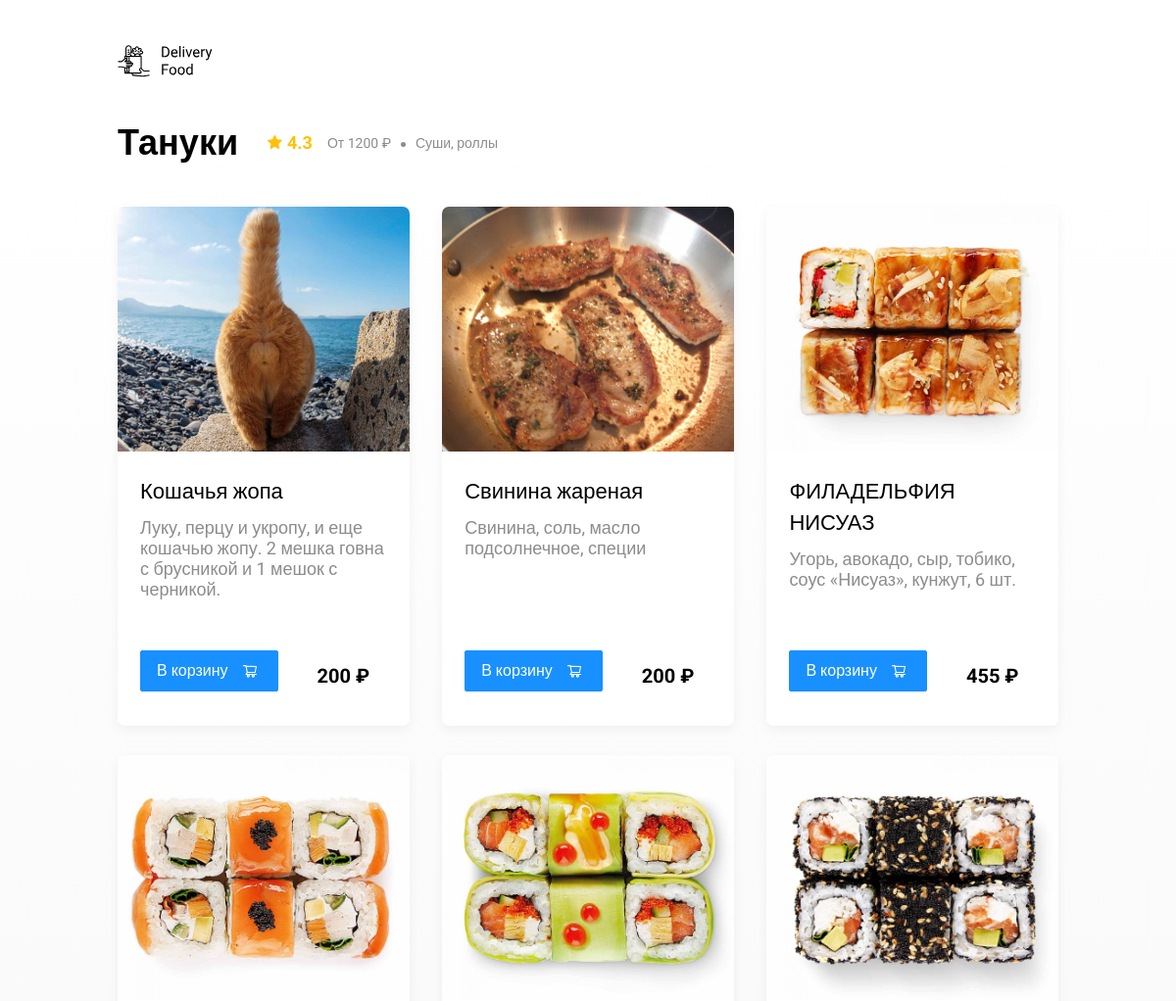
Before: /restaurants/2/ (upper part) with the older database file.
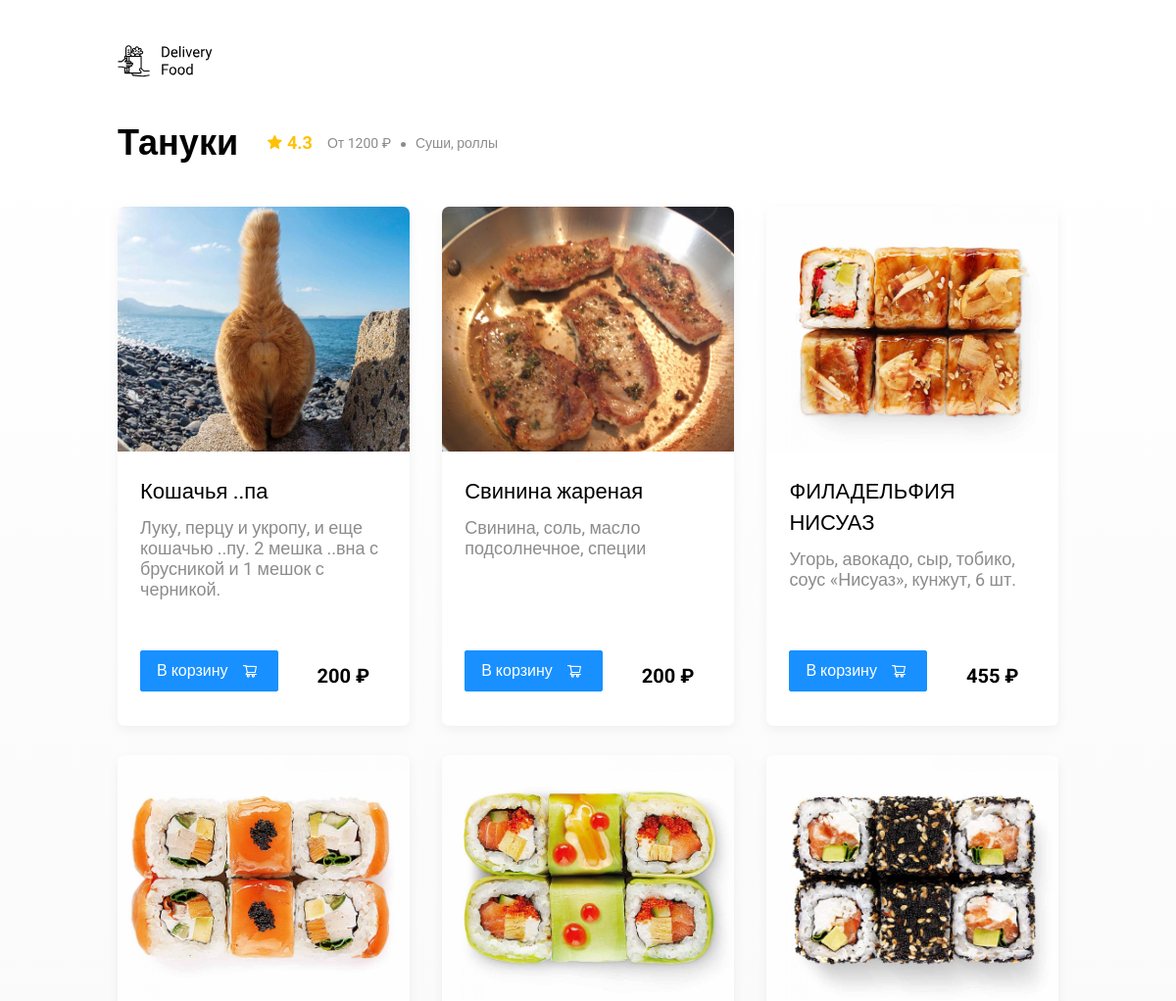
After: the same page with the newer database file.
### delivery_app/models.py (models this page shows, shortened)
class Restaurant(models.Model):
    name = models.CharField(max_length=100, verbose_name='Название ресторана')
    delivery_time = models.IntegerField(verbose_name='Время доставки')
    rating = models.DecimalField(verbose_name='Рейтинг ресторана', max_digits=2, decimal_places=1)
    price_level = models.CharField(max_length=20, verbose_name='Уровень цен')
    category = models.CharField(max_length=100, verbose_name='Категория ресторана')
    image = models.ImageField(upload_to='images/restaurants/%Y/%m/%d/', blank=True,
                              verbose_name="Изображение ресторана")
    class Meta:
        verbose_name = "Ресторан"
        verbose_name_plural = "Рестораны"

class Dish(models.Model):
    name = models.CharField(max_length=100, verbose_name='Название блюда')
    ingredients = models.TextField(verbose_name='Состав блюда')
    price = models.IntegerField(verbose_name='Цена блюда')
    image = models.ImageField(upload_to='images/dishes/%Y/%m/%d/', blank=True, verbose_name='Изображение блюда')
    restaurant = models.ForeignKey("Restaurant", verbose_name="Ресторан", on_delete=models.CASCADE, default=1,
                                   related_name='dishes')
    class Meta:
        verbose_name = "Блюдо"
        verbose_name_plural = "Блюда"

### delivery_app/views.py (the view, shortened to what this page needs)
# urls.py: path('restaurants/<int:pk>/', RestaurantDetailView.as_view(), name='restaurant_detail_url'),
class RestaurantDetailView (DetailView):
    model = Restaurant
    context_object_name = 'restaurant'
    template_name = 'delivery_app/restaurant_view.html'
    def get_context_data(self, **kwargs):
        context = super().get_context_data(**kwargs)
        obj = self.get_object()
        context['dishes'] = obj.dishes.all()
        context['cart_total'] = basket_total(self.request)
        return context

### delivery_app/basket.py (called while the page is built)
def basket_total(request):
    b = request.session.get('basket')
    count = 0
    if b is not None:
        for key in b:
            count = count + b[key]['count'] * b[key]['price']
    return count

### delivery_app/templates/delivery_app/restaurant_view.html
{% extends 'delivery_app/base.html' %}
{% block main_block %}
<main class="main">
    <div class="container">
        <section class="menu">
            <div class="section-heading restaurant-menu">
                <h2 class="section-title restaurant-title">{{restaurant.name}}</h2>
                <div class="card-info">
                    <div class="rating">
                        {{restaurant.rating}}
                    </div>
                    <div class="price">От {{restaurant.price_level}} ₽</div>
                    <div class="category">{{restaurant.category}}</div>
                </div>
            </div>
            <div class="cards cards-menu">
                {% for dish in dishes %}
                <div class="card">
                    <img src="{{dish.image.url}}" alt="image" class="card-image"/>
                    <div class="card-text">
                        <div class="card-heading">
                            <h3 class="card-title card-title-reg">{{dish.name}}</h3>
                        </div>
                        <div class="card-info">
                            <div class="ingredients">
                                {{dish.ingredients}}
                            </div>
                        </div>
                        <div class="card-buttons">
                            <a class="button button-primary button-add-cart" href="{% url 'dish_to_basket_url' restaurant.pk dish.pk %}" >
                                <span class="button-card-text">В корзину</span>
                                <span class="button-cart-svg"></span>
                            </a>
                            <strong class="card-price card-price-bold">{{dish.price}} ₽</strong>
                        </div>
                    </div>
                </div>
                {% endfor %}
            </div>
        </section>
</main>
{% endblock %}

### delivery_app/templates/delivery_app/base.html (shortened to what this page needs)
<!DOCTYPE html>
{% load static %}
<html lang="ru">
<head>
    <link rel="stylesheet" href="{% static 'delivery_app/css/normalize.css' %}">
    <link rel="stylesheet" href="{% static 'delivery_app/css/style.css' %}">
</head>
<body>
    <div class="container">
        <header class="header">
            <a class="logo" href="{% url 'restaurants_list_url' %}">
                <img src="{% static 'delivery_app/img/icon/logo.svg' %}" alt="Logo"/>
            </a>
        </header>
    </div>
    {% block main_block %}
    {% endblock %}
</body>
</html>

### delivery_app/static/delivery_app/css/style.css (style rules this page uses)
* { box-sizing: border-box; }
body { font-family: "Roboto", sans-serif; padding-top: 44px; }
a, button { cursor: pointer; color: inherit; }
.container { max-width: 1200px; margin: auto; }
.header { display: flex; align-items: center; justify-content: space-between; margin-bottom: 40px; }
.button { display: flex; align-items: center; padding: 8px 16px; background: #ffffff; border: 1px solid #d9d9d9; box-sizing: border-box; box-shadow: 0 0 2px rgba(0, 0, 0, 0.0015); border-radius: 2px; color: #595959; font-size: 16px; line-height: 24px; text-decoration: none; }
.button-primary { background: #1890ff; border: 1px solid #1890ff; color: #fff; margin-right: 10px; }
.button-card-text { margin-right: 10px; }
.button .button-cart-svg { width: 24px; height: 24px; background-color: #595959; -webkit-mask: url("../img/icon/shopping-cart.svg") no-repeat 50% 50%; mask: url("../img/icon/shopping-cart.svg") no-repeat 50% 50%; background-repeat: no-repeat; }
.button-primary .button-cart-svg { background-color: #fff; }
.button-add-cart { text-decoration: none }
.main { background: linear-gradient(180deg, rgba(245, 245, 245, 0) 1.04%, #f5f5f5 100%); }
.section-heading { display: flex; align-items: center; margin-bottom: 44px; }
.section-title { font-style: normal; font-weight: bold; font-size: 36px; line-height: 42px; margin: 0 30px 0 0; color: #000000; }
.cards { display: flex; align-items: flex-start; justify-content: space-between; flex-wrap: wrap; }
.card { background: #ffffff; box-shadow: 0 4px 12px rgba(0, 0, 0, 0.05); border-radius: 7px; overflow: hidden; margin-bottom: 30px; flex-basis: 31%; text-decoration: none; }
.card-image { width: 100%; height: 250px; object-fit: cover; }
.card-text { padding: 20px 23px 35px; min-height: 275px; display: flex; flex-direction: column; }
.card-heading { display: flex; align-items: center; justify-content: space-between; margin-bottom: 10px; }
.card-title { margin: 0; font-style: normal; font-weight: bold; font-size: 22px; line-height: 32px; }
.card-title-reg { font-weight: 400; }
.card-info { display: flex; align-items: center; flex-wrap: wrap; }
.card-buttons { display: flex; margin-top: 24px; flex-grow: 1; align-items: flex-end; }
.card-price-bold { font-weight: bold; font-size: 20px; line-height: 32px; margin-left: 30px; }
.rating { background-image: url("../img/icon/rating.svg"); background-repeat: no-repeat; background-position: 0 7px; padding-left: 20px; margin-right: 26px; color: #ffc107; font-weight: bold; font-size: 18px; line-height: 32px; }
.price, .category { color: #8c8c8c; font-size: 18px; line-height: 32px; }
.price { margin-right: 10px; }
.ingredients { color: #8c8c8c; font-size: 18px; line-height: 21px; }
.category { text-overflow: ellipsis; overflow: hidden; white-space: nowrap; max-width: 150px; }
.price:after { content: ""; width: 5px; height: 5px; background-color: #8c8c8c; display: inline-block; vertical-align: middle; border-radius: 50%; margin-left: 10px; }
@media (max-width: 1366px) { .container { max-width: 960px; } }
@media (max-width: 1366px) { .rating { margin-right: 15px; } }
@media (max-width: 1366px) { .category, .price { font-size: 14px; } }

Changed rows visible on the page:
changed Dish: name "Кошачья жопа" → "Кошачья ..па"; ingredients "Луку, перцу и укропу, и еще кошачью жопу. 2 мешка говна с брусникой и 1 мешок с черникой." → "Луку, перцу и укропу, и еще кошачью ..пу. 2 мешка ..вна с брусникой и 1 мешок с черникой."
